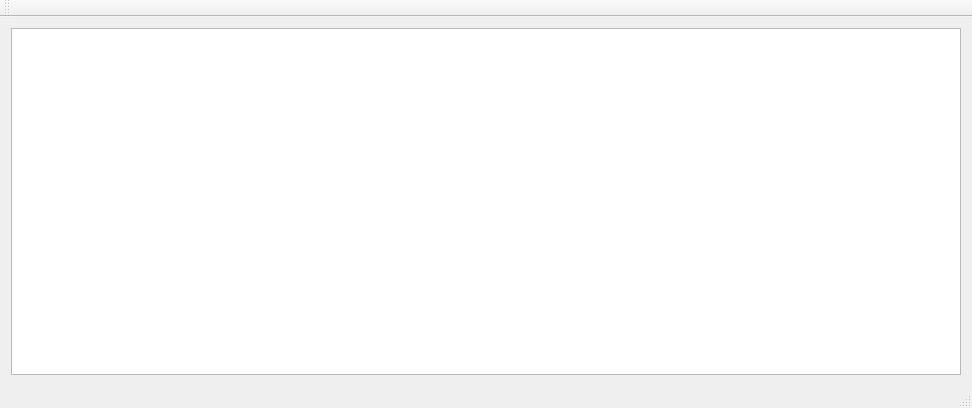
<?xml version="1.0" encoding="UTF-8"?>
<ui version="4.0">
 <class>MainWindow</class>
 <widget class="QMainWindow" name="MainWindow">
  <property name="geometry">
   <rect>
    <x>0</x>
    <y>0</y>
    <width>972</width>
    <height>408</height>
   </rect>
  </property>
  <property name="windowTitle">
   <string>Xbox 360 Browser</string>
  </property>
  <widget class="QWidget" name="centralWidget">
   <layout class="QHBoxLayout" name="horizontalLayout">
    <item>
     <widget class="QTreeView" name="fsTree">
      <property name="animated">
       <bool>true</bool>
      </property>
      <attribute name="headerCascadingSectionResizes">
       <bool>false</bool>
      </attribute>
      <attribute name="headerDefaultSectionSize">
       <number>120</number>
      </attribute>
      <attribute name="headerStretchLastSection">
       <bool>false</bool>
      </attribute>
     </widget>
    </item>
   </layout>
  </widget>
  <widget class="QMenuBar" name="menuBar">
   <property name="geometry">
    <rect>
     <x>0</x>
     <y>0</y>
     <width>972</width>
     <height>22</height>
    </rect>
   </property>
  </widget>
  <widget class="QStatusBar" name="statusBar"/>
  <widget class="QToolBar" name="toolBar">
   <property name="windowTitle">
    <string>toolBar</string>
   </property>
   <attribute name="toolBarArea">
    <enum>TopToolBarArea</enum>
   </attribute>
   <attribute name="toolBarBreak">
    <bool>false</bool>
   </attribute>
  </widget>
 </widget>
 <layoutdefault spacing="6" margin="11"/>
 <resources/>
 <connections/>
</ui>
